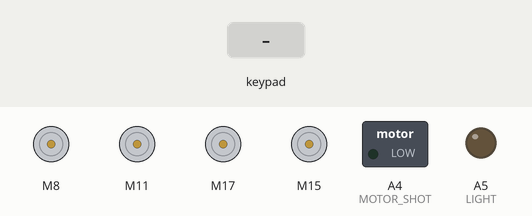
This program was run on a simulated Arduino Nano, built with avr-gcc and run on an emulated ATmega328P. Shown: 4 × DC motor (green arrow = forward, orange = backward, longer = faster), switched loads named in the program (green lamp = pin HIGH), output pins drawn as LEDs (lit = HIGH). Dashed ring = blinking. The test bench sets the inputs (shaded band). What the program prints to the serial monitor is not drawn.

Above: at 1.2 s.
1.3 s: key 'S' pressed
At 1.8 s:
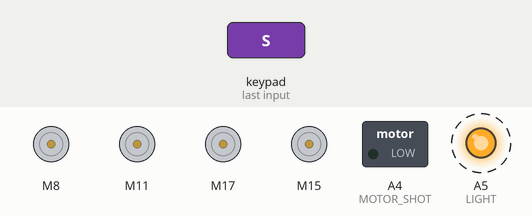
4.3 s: key 'U' pressed
At 4.55 s:
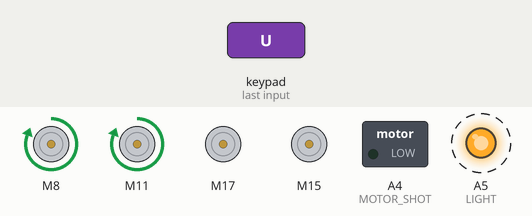
7.3 s: key 'D' pressed
At 8.9 s:
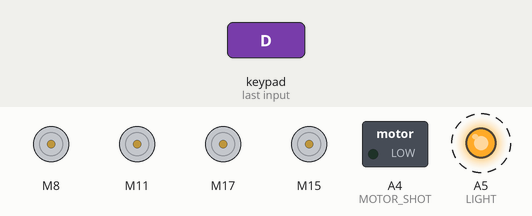
Timing chart, 0 to 16.3 s (numbered marks = the images above; inputs shaded):
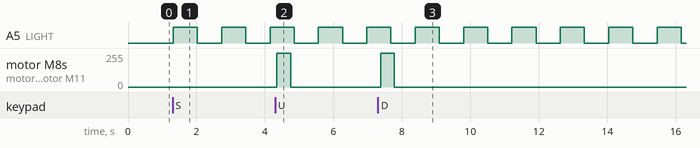

The program:

main.cpp
```cpp
#include <GyverMotor.h>
#include <PS2X_lib.h>
#include "GyverTimer.h"

// Контроллер
#define PS2_DAT        12
#define PS2_CMD        13
#define PS2_ATT        6
#define PS2_CLK        7
int error = 0;
byte type = 0;

// Левый мотор
#define MOTOR_L 11
#define MOTOR_L_PWM 10
// Правый мотор
#define MOTOR_R 8
#define MOTOR_R_PWM 9

// Башня
#define MOTOR_HEAD_LEFT A2 //IN3
#define MOTOR_HEAD_RIGHT A3 // IN4
// Пушка
#define MOTOR_GUN_UP A1 //IN1 UP
#define MOTOR_GUN_DOWN A0 //IN2 UP
#define MOTOR_SHOT A4 // Выстрел
#define LIGHT A5 // Свет

int debounceTimeout = 200;
long lightTime = 0;
int lightState = 0;
int lighButtontPreviousState = 0;
long attentionTime = 0;
bool attentionEnabled = false;
int attentionButtonPreviousState = 0;
PS2X ps2x;
GMotor motorL(DRIVER2WIRE, MOTOR_L, MOTOR_L_PWM, HIGH);
GMotor motorR(DRIVER2WIRE, MOTOR_R, MOTOR_R_PWM, HIGH);
GMotor motorHead(RELAY2WIRE, MOTOR_HEAD_RIGHT, MOTOR_HEAD_LEFT, HIGH);
GMotor motorGun(RELAY2WIRE, MOTOR_GUN_UP, MOTOR_GUN_DOWN, HIGH);
GTimer attentionTimer(MS);

void initPins();
void initGamePad();
void initMotors();
void handleMotors();
void handleHead();
void handleLight();

void setup() {
  Serial.begin(9600);
  initPins();
  initGamePad();
  initMotors();
  attentionTimer.setInterval(700);
}

void loop() {
  ps2x.read_gamepad(false, 0);
  handleMotors();
  handleHead();
  handleLight();
  delay(100);  // задержка просто для "стабильности"
}

void initPins() {
  pinMode(MOTOR_SHOT, OUTPUT);
  pinMode(LIGHT, OUTPUT);
}

void initGamePad() {
   error = ps2x.config_gamepad(PS2_CLK, PS2_CMD, PS2_ATT, PS2_DAT, false, false);
  if (error == 0) {
    Serial.println("Found Controller, configured successful");
  }
  else if (error == 1)
  {
    Serial.println("No controller found, check wiring or reset the Arduino");
  }
  else if (error == 2)
  {
    Serial.println("Controller found but not accepting commands");
  }
  else if (error == 3)
  {
    Serial.println("Controller refusing to enter Pressures mode, may not support it.");
  }
  // Check for the type of controller
  type = ps2x.readType();
  switch (type) {
    case 0:
      Serial.println("Unknown Controller type");
      break;
    case 1:
      Serial.println("DualShock Controller Found");
      break;
    case 2:
      Serial.println("GuitarHero Controller Found");
      break;
  }
}

void initMotors() {
 // TCCR1A = 0b00000011;  // 10bit
 // TCCR1B = 0b00001001;  // x1 fast pwm
  motorL.setResolution(10);
  motorR.setResolution(10);
  motorR.setMode(FORWARD);
  motorL.setMode(FORWARD);
  motorL.setSpeed(0);
  motorR.setSpeed(0);
  // motorL.setMinDuty(500);
  // motorR.setMinDuty(500);
  motorHead.setMode(FORWARD);
  motorHead.setSpeed(0);
  motorGun.setMode(FORWARD);
  motorGun.setSpeed(0);
}

void handleMotors() {
  int vX, vY;
  int padUp = ps2x.Button(PSB_PAD_UP);
  int padDown = ps2x.Button(PSB_PAD_DOWN);
  int padLeft = ps2x.Button(PSB_PAD_LEFT);
  int padRight = ps2x.Button(PSB_PAD_RIGHT);

  if (padLeft || padRight || padUp || padDown){
    vX = 127;
    vY = 127;
    if (padUp) { vY = 0; }
    if (padDown) { vY = 255; }
    if (padRight) { vX = 255; }
    if (padLeft) { vX = 0; }
  } else {
    vX = ps2x.Analog(PSS_LX);
    vY = ps2x.Analog(PSS_LY);
  }
  vX = map(vX, 0, 255, 1023, -1023);
  vY = map(vY, 0, 255, 1023, -1023);
  if (vY > -10 && vY < 10) { vY = 0; }
  if (vX > -10 && vX < 10) { vX = 0; }
  motorL.setSpeed(vY - vX);
  motorR.setSpeed(vY + vX);
}


void handleHead() {
  int vX = ps2x.Analog(PSS_RX);
  int vY = ps2x.Analog(PSS_RY);

  if(vX > 200){
    vX  = 1;
  } else if(vX < 100){
    vX = -1;
  }  else {
    vX = 0;
  }

  if(vY > 200){
    vY  = 1;
  } else if(vY < 100){
    vY = -1;
  }  else {
    vY = 0;
  }
  Serial.println(vX);
  Serial.println(vY);

  motorHead.setSpeed(vX);
  motorGun.setSpeed(vY);
  if ( ps2x.Button(PSB_R2) && ps2x.Button(PSB_L2)) {
    digitalWrite(MOTOR_SHOT, HIGH);
  } else {
    digitalWrite(MOTOR_SHOT, LOW);
  }
}


void handleLight() {
  int lightButton = ps2x.Button(PSB_GREEN);
  if (lightButton == HIGH && lighButtontPreviousState == LOW && millis() - lightTime > debounceTimeout) {
    lightState = lightState == HIGH ? LOW : HIGH;
    attentionEnabled = false;
    digitalWrite(LIGHT, lightState);
    Serial.print("Set light: ");
    Serial.println(lightState);
    lightTime = millis();
  }
  lighButtontPreviousState = lightButton;

  int attentionButton = ps2x.Button(PSB_PINK);
  if (attentionButton == HIGH && attentionButtonPreviousState == LOW && millis() - attentionTime > debounceTimeout) {
    attentionEnabled = !attentionEnabled;
    Serial.print("Attention: ");
    Serial.println(attentionEnabled);
    attentionTime = millis();
    if (!attentionEnabled){
      digitalWrite(LIGHT, lightState);
     }
  }
  attentionButtonPreviousState = attentionButton;

  if (attentionEnabled && attentionTimer.isReady()) {
    lightState = lightState == HIGH ? LOW : HIGH;
    Serial.println("Blink");
    digitalWrite(LIGHT, lightState);
  }
}
```

Measured:
- after the input at 1.3 s, A5 (LIGHT): alternates HIGH for 0.71 s and LOW for 0.71 s, starting at once
- after the input at 4.3 s, motor M8, motor M11: stopped → forward 255/255 after 0.05 s, → stopped 0.40 s later
- after the input at 7.3 s, motor M8, motor M11: stopped → forward 255/255 after 0.08 s, → stopped 0.40 s later
